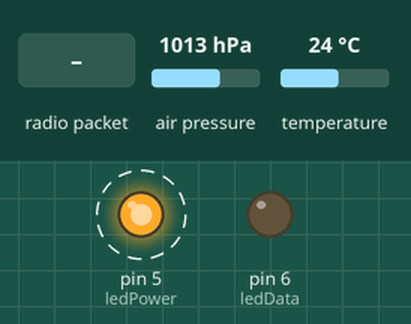
Simulated run of this sketch. Board: Arduino Uno, built with avr-gcc and run on an emulated ATmega328P. On the bench: output pins drawn as LEDs (lit = HIGH). Dashed ring = blinking. The inputs (shaded band) are chosen by the test bench; at power-on: air pressure 1013 hPa, temperature 24 °C. No radio packets arrive unless stated; what the sketch prints to the serial monitor is not drawn.

Above: at 1.2 s.
1.3 s: radio packet "1" arrives
At 3.4 s:
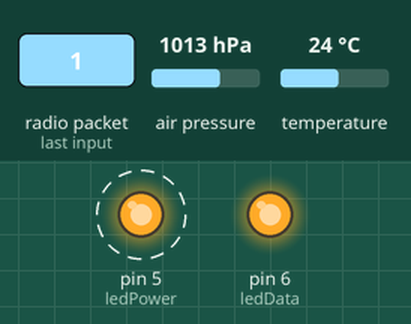
6.5 s: radio packet "0" arrives
At 8.4 s:
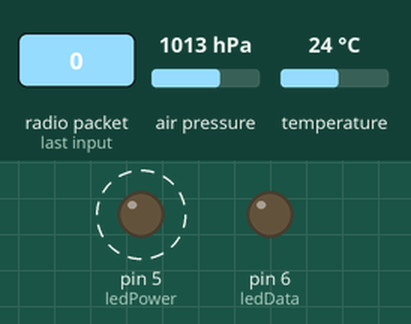
12.9 s: radio packet "2" arrives
At 14.8 s:
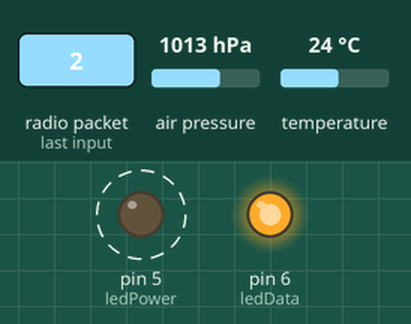
Timing chart, 0 to 25.3 s (numbered marks = the images above; inputs shaded):
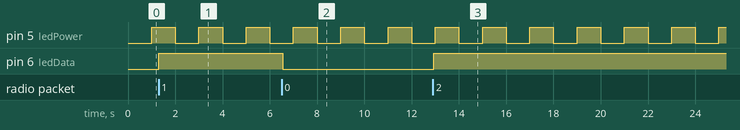

The sketch:

rx_hub_v1.2.ino
```cpp
//  Rx_Test_HUB
//  HUB_TUNQUEN_HILL
//  NRF24L01/BMP180
//  25-03-2023

#include "nRF24L01.h"
#include "RF24.h"
#include <SFE_BMP180.h>
#include <Wire.h>
#include <SPI.h>
#include <ArduinoJson.h>

SFE_BMP180 bmp180;
char status;
double t, p;
unsigned long lastMillis_bmp180 = 0;
unsigned long interval_bmp180 = 2000;

RF24 radio(9, 10);
const uint64_t rAddress[] = {0x7878787878LL, 0xB3B4B5B6F1LL, 0xB3B4B5B6CDLL, 0xB3B4B5B6A3LL, 0xB3B4B5B60FLL, 0xB3B4B5B605LL};
char msgBuffer[32];
unsigned long lastMillis_rx = 0;
unsigned long interval_rx = 50;

const int ledPower = 5;
const int ledData = 6;
unsigned long lastMillis_ledPower = 0;
unsigned long interval_ledPower = 1000;

void setup() {
  Serial.begin(115200);
  Serial.println("Hi! AvaxScript...");

  if (bmp180.begin())
    Serial.println("bmp180 OK!");
  else
  {
    Serial.println("bmp180 ERROR!");
    while (1);
  }

  radio.begin();
  radio.setPALevel(RF24_PA_MIN);
  radio.setDataRate(RF24_250KBPS);
  radio.setChannel(108);

  radio.openReadingPipe(0, (uint64_t*)rAddress[0]);
  radio.openReadingPipe(1, (uint64_t*)rAddress[1]);
  radio.openReadingPipe(2, (uint64_t*)rAddress[2]);
  radio.openReadingPipe(3, (uint64_t*)rAddress[3]);
  radio.openReadingPipe(4, (uint64_t*)rAddress[4]);
  radio.openReadingPipe(5, (uint64_t*)rAddress[5]);

  radio.startListening();

  pinMode(ledPower, OUTPUT);
  pinMode(ledData, OUTPUT);
  //  Serial.println("void setup() OK!");
}

void sensor_bmp180() {
  DynamicJsonDocument doc(64);
  char buffer[64];
  status = bmp180.startTemperature();
  if (status != 0)
  {
    delay(status);
    status = bmp180.getTemperature(t);
    if (status != 0)
    {
      status = bmp180.startPressure(3);
      if (status != 0)
      {
        delay(status);
        status = bmp180.getPressure(p, t);
        if (status != 0)
        {
          char t_buffer[8];
          char p_buffer[8];
          dtostrf(t, 6, 2, t_buffer);
          dtostrf(p, 6, 2, p_buffer);
          doc["t_bmp"] = t_buffer;
          doc["p_bmp"] = p_buffer;
          serializeJson(doc, buffer);
          Serial.println(buffer);
        }
      }
    }
  }
}

void receive() {
  //    Serial.println("void receiver() OK!")
  uint8_t pipe;
  if (radio.available(&pipe)) {
    //Serial.print("radio.available() in pipe ");
    //Serial.println(pipe);
    radio.read(&msgBuffer, 32);
    Serial.print("RX <-- [");
    Serial.print(msgBuffer);
    Serial.println("]");
    digitalWrite(ledData, !digitalRead(ledData));
  } else {
    Serial.println("No Radio");
  }
  //  digitalWrite(ledData, !digitalRead(ledData));
}


void loop() {
  unsigned long currentMillis = millis();

  if (currentMillis - lastMillis_ledPower >= interval_ledPower) {
    lastMillis_ledPower = currentMillis;
    digitalWrite(ledPower, !digitalRead(ledPower));
  }

  if (currentMillis - lastMillis_bmp180 >= interval_bmp180) {
    lastMillis_bmp180 = currentMillis;
    sensor_bmp180();
  }

  if (currentMillis - lastMillis_rx >= interval_rx) {
    lastMillis_rx = currentMillis;
    receive();
  }
}
```

Measured:
- after the input at 1.3 s, pin 6 (ledData): LOW → HIGH at once
- after the input at 6.5 s, pin 6 (ledData): HIGH → LOW at once
- after the input at 12.9 s, pin 6 (ledData): LOW → HIGH at once
- by itself, pin 5 (ledPower): alternates HIGH for 1.0 s and LOW for 1.0 s
